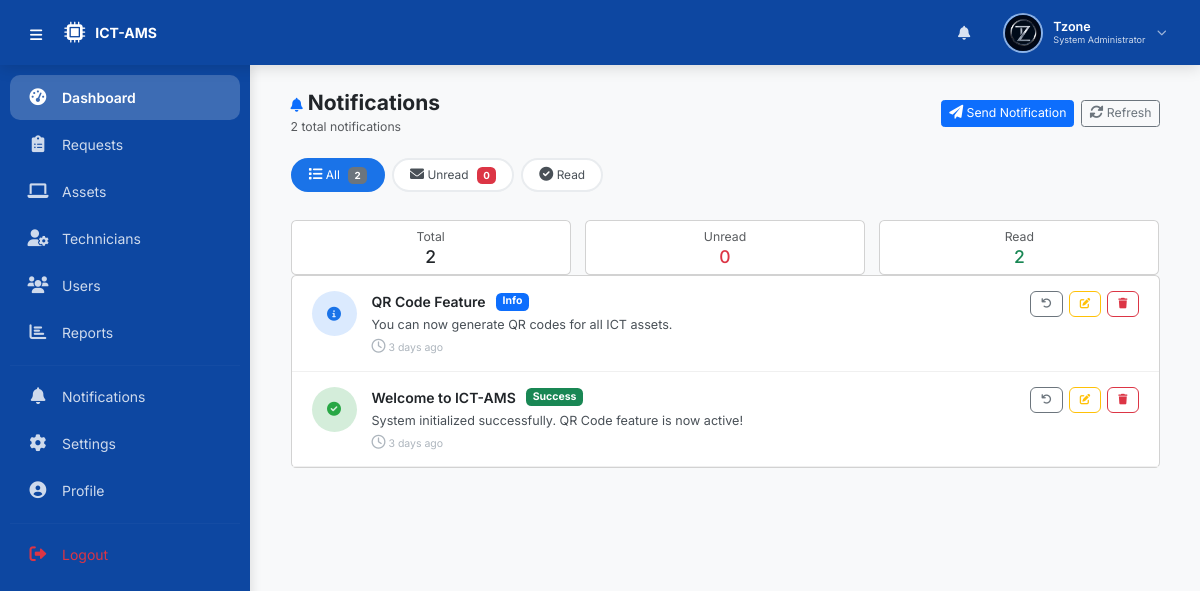
The page /public/notifications/index.php (signed in) on the database its author committed.
### tables this page shows
CREATE TABLE `users` (
  `user_id` int(11) NOT NULL,
  `first_name` varchar(50) NOT NULL,
  `last_name` varchar(50) NOT NULL,
  `email` varchar(100) NOT NULL,
  `phone` varchar(20) NOT NULL,
  `password` varchar(255) NOT NULL,
  `role` enum('System Administrator','ICT Technician','Staff') NOT NULL,
  `department` varchar(100) DEFAULT NULL,
  `profile_picture` varchar(255) DEFAULT NULL,
  `status` enum('active','inactive') DEFAULT 'active',
  `created_at` timestamp NOT NULL DEFAULT current_timestamp(),
  `updated_at` timestamp NOT NULL DEFAULT current_timestamp() ON UPDATE current_timestamp()
);

CREATE TABLE `notifications` (
  `notification_id` int(11) NOT NULL,
  `user_id` int(11) NOT NULL,
  `title` varchar(255) NOT NULL,
  `message` text NOT NULL,
  `type` enum('info','success','warning','danger') DEFAULT 'info',
  `link` varchar(500) DEFAULT NULL,
  `is_read` tinyint(1) DEFAULT 0,
  `created_at` timestamp NOT NULL DEFAULT current_timestamp(),
  `updated_at` timestamp NOT NULL DEFAULT current_timestamp() ON UPDATE current_timestamp()
);

### public/includes/profile_helper.php (called while the page is built, shortened)
<?php
function getProfilePicture($user_id) {
    $db = getDB();
    $stmt = $db->prepare("SELECT profile_picture FROM users WHERE user_id = ?");
    $stmt->execute([$user_id]);
    $result = $stmt->fetch();
    if ($result && $result['profile_picture']) {
        return BASE_URL . 'assets/uploads/profiles/' . $result['profile_picture'];
    }
    return BASE_URL . 'assets/images/default-avatar.png';
}
?>

### public/includes/settings_helper.php (called while the page is built, shortened)
<?php
function getUserSettings($user_id) {
    $db = getDB();
    $stmt = $db->prepare("SELECT * FROM user_settings WHERE user_id = ?");
    $stmt->execute([$user_id]);
    $settings = $stmt->fetch();
    return $settings;
}
?>

### public/includes/notification_helper.php (called while the page is built, shortened)
<?php
function getUnreadNotificationsCount($user_id) {
    $db = getDB();
    $stmt = $db->prepare("SELECT COUNT(*) as count FROM notifications WHERE user_id = ? AND is_read = 0");
    $stmt->execute([$user_id]);
    $result = $stmt->fetch();
    return $result ? (int)$result['count'] : 0;
}
function getAllNotifications($user_id, $offset = 0, $limit = 20) {
    $db = getDB();
    $limit = intval($limit);
    $offset = intval($offset);
    $stmt = $db->prepare("SELECT n.*,
                          CASE
                              WHEN n.type = 'info' THEN 'bell'
                              WHEN n.type = 'success' THEN 'check-circle'
                              WHEN n.type = 'warning' THEN 'exclamation-triangle'
                              WHEN n.type = 'danger' THEN 'times-circle'
                              ELSE 'bell'
                          END as icon
                          FROM notifications n
                          WHERE n.user_id = ?
                          ORDER BY n.created_at DESC
                          LIMIT " . $limit . " OFFSET " . $offset);
    $stmt->execute([$user_id]);
    return $stmt->fetchAll();
}
function getTotalNotificationsCount($user_id) {
    $db = getDB();
    $stmt = $db->prepare("SELECT COUNT(*) as count FROM notifications WHERE user_id = ?");
    $stmt->execute([$user_id]);
    $result = $stmt->fetch();
    return $result ? (int)$result['count'] : 0;
}
function getNotificationTypeIcon($type) {
    $icons = [
        'info' => 'fa-info-circle',
        'success' => 'fa-check-circle',
        'warning' => 'fa-exclamation-triangle',
        'danger' => 'fa-times-circle'
    ];
    return $icons[$type] ?? 'fa-bell';
}
function getNotificationTypeColor($type) {
    $colors = [
        'info' => 'primary',
        'success' => 'success',
        'warning' => 'warning',
        'danger' => 'danger'
    ];
    return $colors[$type] ?? 'secondary';
}
?>

### includes/functions.php (called while the page is built, shortened)
<?php
function timeAgo($datetime) {
    $time = strtotime($datetime);
    $diff = time() - $time;
    if ($diff < 604800) return floor($diff/86400) . ' days ago';
    return date('d M Y', $time);
}
?>

### public/notifications/index.php (the view, shortened to what this page needs)
<?php
require_once __DIR__ . '/../../includes/functions.php';
require_once __DIR__ . '/../includes/settings_helper.php';
require_once __DIR__ . '/../includes/notification_helper.php';
$user_id = $_SESSION['user_id'];
$role = $_SESSION['role'];
$is_admin = ($role === 'System Administrator');
$page = isset($_GET['page']) ? intval($_GET['page']) : 1;
$limit = 20;
$offset = ($page - 1) * $limit;
$filter = isset($_GET['filter']) ? $_GET['filter'] : 'all';
$notifications = [];
$total = 0;
if ($filter === 'all') {
    $notifications = getAllNotifications($user_id, $offset, $limit);
    $total = getTotalNotificationsCount($user_id);
}
include __DIR__ . '/../includes/header.php';
?>
<div class="container-fluid">
    <div class="d-flex justify-content-between align-items-center flex-wrap gap-2 mb-4">
        <div>
            <h4 class="fw-bold mb-0"><i class="fas fa-bell text-primary"></i> Notifications</h4>
            <small class="text-muted"><?php echo $total; ?> total notifications</small>
        </div>
        <div class="d-flex gap-2 header-actions-wrap">
            <?php if ($is_admin): ?>
                <a href="send.php" class="btn btn-primary btn-sm">
                    <i class="fas fa-paper-plane"></i> Send Notification
                </a>
            <?php endif; ?>
            <button class="btn btn-outline-secondary btn-sm" onclick="location.reload();">
                <i class="fas fa-sync-alt"></i> Refresh
            </button>
        </div>
    </div>
    <div class="d-flex flex-wrap gap-2 mb-3 filters-wrap">
        <a href="?filter=all" class="filter-btn <?php echo $filter === 'all' ? 'active' : ''; ?>">
            <i class="fas fa-list"></i> All
            <span class="badge bg-secondary text-white"><?php echo getTotalNotificationsCount($user_id); ?></span>
        </a>
        <a href="?filter=unread" class="filter-btn <?php echo $filter === 'unread' ? 'active' : ''; ?>">
            <i class="fas fa-envelope"></i> Unread
            <span class="badge bg-danger text-white"><?php echo $unread; ?></span>
        </a>
        <a href="?filter=read" class="filter-btn <?php echo $filter === 'read' ? 'active' : ''; ?>">
            <i class="fas fa-check-circle"></i> Read
        </a>
    </div>
    <div class="row g-3 mt-2">
        <div class="col-md-4 col-6">
            <div class="card p-2 text-center">
                <small class="text-muted">Total</small>
                <h5 class="mb-0"><?php echo getTotalNotificationsCount($user_id); ?></h5>
            </div>
        </div>
        <div class="col-md-4 col-6">
            <div class="card p-2 text-center">
                <small class="text-muted">Unread</small>
                <h5 class="mb-0 text-danger"><?php echo $unread; ?></h5>
            </div>
        </div>
        <div class="col-md-4 col-6">
            <div class="card p-2 text-center">
                <small class="text-muted">Read</small>
                <h5 class="mb-0 text-success"><?php echo getTotalNotificationsCount($user_id) - $unread; ?></h5>
            </div>
        </div>
    </div>
    <div class="card">
        <div class="card-body p-0">
            <?php if (count($notifications) > 0): ?>
                <?php foreach ($notifications as $notif): ?>
                    <div class="notification-item-full <?php echo $notif['is_read'] ? '' : 'unread'; ?>">
                        <div class="notif-icon-lg <?php echo $notif['type']; ?>">
                            <i class="fas <?php echo getNotificationTypeIcon($notif['type']); ?>"></i>
                        </div>
                        <div class="notif-content-full">
                            <div class="notif-title-full">
                                <?php echo htmlspecialchars($notif['title']); ?>
                                <?php if ($notif['type']): ?>
                                    <span class="badge bg-<?php echo getNotificationTypeColor($notif['type']); ?>">
                                        <?php echo ucfirst($notif['type']); ?>
                                    </span>
                                <?php endif; ?>
                            </div>
                            <div class="notif-message-full"><?php echo nl2br(htmlspecialchars($notif['message'])); ?></div>
                            <div class="notif-time-full">
                                <i class="far fa-clock"></i> <?php echo timeAgo($notif['created_at']); ?>
                            </div>
                        </div>
                        <div class="notif-actions">
                            <?php if (!$notif['is_read']): ?>
                                <a href="?read=<?php echo $notif['notification_id']; ?>" class="btn btn-sm btn-outline-primary" title="Mark as read">
                                    <i class="fas fa-check"></i>
                                </a>
                            <?php else: ?>
                                <a href="?unread=<?php echo $notif['notification_id']; ?>" class="btn btn-sm btn-outline-secondary" title="Mark as unread">
                                    <i class="fas fa-undo"></i>
                                </a>
                            <?php endif; ?>
                            <?php if ($is_admin): ?>
                                <a href="edit.php?id=<?php echo $notif['notification_id']; ?>" class="btn btn-sm btn-outline-warning" title="Edit notification">
                                    <i class="fas fa-edit"></i>
                                </a>
                            <?php endif; ?>
                            <?php if ($is_admin || $notif['user_id'] == $user_id): ?>
                                <button class="btn btn-sm btn-outline-danger" title="Delete notification"
                                        onclick="showConfirm(<?php echo $notif['notification_id']; ?>, '<?php echo addslashes($notif['title']); ?>')">
                                    <i class="fas fa-trash"></i>
                                </button>
                            <?php endif; ?>
                        </div>
                    </div>
                <?php endforeach; ?>
            <?php endif; ?>
        </div>
    </div>
</div>
<?php include __DIR__ . '/../includes/footer.php'; ?>

### public/includes/header.php (shortened to what this page needs)
<?php
require_once __DIR__ . '/../../includes/functions.php';
require_once __DIR__ . '/profile_helper.php';
require_once __DIR__ . '/settings_helper.php';
require_once __DIR__ . '/notification_helper.php';
$settings = getUserSettings($_SESSION['user_id']);
$unread = getUnreadNotificationsCount($_SESSION['user_id']);
$current_page = basename($_SERVER['PHP_SELF']);
$user_id = $_SESSION['user_id'];
$first_name = $_SESSION['first_name'] ?? 'User';
$last_name = $_SESSION['last_name'] ?? '';
$role = $_SESSION['role'] ?? 'Staff';
$profile_picture = getProfilePicture($user_id);
$initials = getUserInitials($user_id);
$full_name = trim($first_name . ' ' . $last_name);
$sidebar_collapsed = isset($settings['sidebar_collapsed']) ? (int)$settings['sidebar_collapsed'] : 0;
?>
<!DOCTYPE html>
<html lang="en">
<head>
    <link href="https://cdn.jsdelivr.net/npm/bootstrap@5.3.0-alpha1/dist/css/bootstrap.min.css" rel="stylesheet">
    <link rel="stylesheet" href="https://cdnjs.cloudflare.com/ajax/libs/font-awesome/6.0.0-beta3/css/all.min.css">
</head>
<body>
<header class="top-header">
    <div class="header-left">
        <button class="hamburger-btn" onclick="toggleSidebar()" id="hamburgerBtn" aria-label="Toggle sidebar">
            <i class="fas fa-bars"></i>
        </button>
        <a href="<?php echo BASE_URL; ?>public/<?php echo strtolower($role); ?>/" class="brand">
            <i class="fas fa-microchip"></i>
            <span class="brand-text"><?php echo APP_SHORT; ?></span>
        </a>
    </div>
    <div class="header-right">
        <div class="dropdown">
            <button class="btn-notification" id="notificationBell" data-bs-toggle="dropdown" aria-expanded="false" title="Notifications">
                <i class="fas fa-bell"></i>
            </button>
        </div>
        <div class="user-avatar-wrapper dropdown" data-bs-toggle="dropdown" aria-expanded="false">
            <div class="avatar-circle <?php echo !empty($profile_picture) ? 'has-image' : ''; ?>">
                <?php if (!empty($profile_picture) && file_exists(__DIR__ . '/../../assets/uploads/profiles/' . basename($profile_picture))): ?>
                    <img src="<?php echo $profile_picture; ?>" alt="<?php echo $full_name; ?>">
                <?php else: ?>
                    <?php echo $initials; ?>
                <?php endif; ?>
            </div>
            <div class="user-info-text">
                <span class="user-name"><?php echo $first_name; ?></span>
                <span class="user-role"><?php echo $role; ?></span>
            </div>
            <i class="fas fa-chevron-down dropdown-arrow"></i>
        </div>
    </div>
</header>
<nav class="sidebar-wrapper <?php echo $sidebar_collapsed ? 'collapsed' : ''; ?>" id="sidebarWrapper">
    <div class="sidebar-nav">
        <?php
        $nav_items = [];
        if ($role === 'System Administrator') {
            $nav_items = [
                ['url' => '../admin/index.php', 'icon' => 'fa-tachometer-alt', 'label' => 'Dashboard'],
                ['url' => '../admin/requests.php', 'icon' => 'fa-clipboard-list', 'label' => 'Requests'],
                ['url' => '../admin/assets.php', 'icon' => 'fa-laptop', 'label' => 'Assets'],
                ['url' => '../admin/technicians.php', 'icon' => 'fa-user-cog', 'label' => 'Technicians'],
                ['url' => '../admin/users.php', 'icon' => 'fa-users', 'label' => 'Users'],
                ['url' => '../admin/reports.php', 'icon' => 'fa-chart-bar', 'label' => 'Reports'],
                ];
        }
        $nav_items[] = ['divider' => true];
        $nav_items[] = ['url' => '../notifications/', 'icon' => 'fa-bell', 'label' => 'Notifications'];
        $nav_items[] = ['url' => '../settings/', 'icon' => 'fa-cog', 'label' => 'Settings'];
        $nav_items[] = ['url' => '../profile/', 'icon' => 'fa-user-circle', 'label' => 'Profile'];
        $nav_items[] = ['divider' => true];
        $nav_items[] = ['url' => '../../logout.php', 'icon' => 'fa-sign-out-alt', 'label' => 'Logout', 'class' => 'text-danger'];
        $base_path = '';
        if ($role === 'System Administrator') $base_path = 'admin/';
        elseif ($role === 'ICT Technician') $base_path = 'technician/';
        elseif ($role === 'Staff') $base_path = 'staff/';
        foreach ($nav_items as $item) {
            if (isset($item['divider'])) {
                echo '<hr style="border-color: rgba(255,255,255,0.1); margin: 8px 0;">';
                continue;
            }
            $url = $item['url'];
            $icon = $item['icon'];
            $label = $item['label'];
            $class = $item['class'] ?? '';
            $is_active = false;
            if (strpos($url, $base_path) !== false) {
                $page = basename($url);
                if ($page === $current_page) {
                    $is_active = true;
                }
            }
            $active_class = $is_active ? 'active' : '';
            $tooltip = $label;
            echo "<a href='{$url}' class='nav-item {$active_class} {$class}' data-tooltip='{$tooltip}'>
                    <i class='fas {$icon}'></i>
                    <span class='nav-label'>{$label}</span>
                  </a>";
        }
        ?>
    </div>
</nav>
<div class="main-content <?php echo $sidebar_collapsed ? 'expanded' : ''; ?>" id="mainContent">

### rows shown on the page
users: profile_picture (picture)
notifications: title "QR Code Feature", type "Info", message "You can now generate QR codes for all ICT assets.", created_at "3 days ago"
notifications: title "Welcome to ICT-AMS", type "Success", message "System initialized successfully. QR Code feature is now active!", created_at "3 days ago"

### other values the page prints
APP_SHORT "ICT-AMS"
$first_name "Tzone"
$role "System Administrator"
$label "Dashboard"
$label "Requests"
$label "Assets"
$label "Technicians"
$label "Users"
$label "Reports"
$label "Notifications"
$label "Settings"
$label "Profile"
$label "Logout"
$total "2"
getTotalNotificationsCount($user_id) "2"
